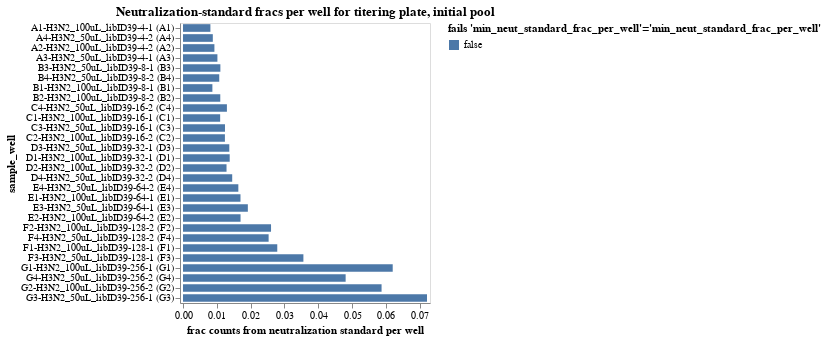

Notebook code cell kept with this figure:
### Markdown cell above
## Fraction of counts from neutralization standard
Determine the fraction of counts from the neutralization standard in each sample, and make sure this fraction passess the QC threshold.

### Code cell
neut_standard_fracs = (
    counts.assign(
        neut_standard_count=lambda x: x["count"] * x["neut_standard"].astype(int)
    )
    .groupby(
        ["well", "sample_well", 'dilution_factor'],
        dropna=False,
        as_index=False,
    )
    .aggregate(
        total_count=pd.NamedAgg("count", "sum"),
        neut_standard_count=pd.NamedAgg("neut_standard_count", "sum"),
    )
    .assign(
        neut_standard_frac=lambda x: x["neut_standard_count"] / x["total_count"],
        fails_qc=lambda x: (
            x["neut_standard_frac"] < 0.001
        ),
    )
)

neut_standard_fracs_chart = (
    alt.Chart(neut_standard_fracs)
    .encode(
        alt.X(
            "neut_standard_frac",
            title="frac counts from neutralization standard per well",
            scale=alt.Scale(nice=False, padding=3),
        ),
        alt.Y("sample_well", sort=sample_wells),
        alt.Color(
            "fails_qc",
            title=f"fails {'min_neut_standard_frac_per_well'=}",
            legend=alt.Legend(titleLimit=500),
        ),
        tooltip=[
            alt.Tooltip(c, format=".3g") if neut_standard_fracs[c].dtype == float else c
            for c in neut_standard_fracs.columns
        ],
    )
    .mark_bar(height={"band": 0.85})
    .properties(
        height=alt.Step(10),
        width=250,
        title=f"Neutralization-standard fracs per well for titering plate, initial pool",
    )
    .configure_axis(grid=False)
    .configure_legend(titleLimit=1000)
)

display(neut_standard_fracs_chart)

# drop wells failing QC
min_neut_standard_frac_per_well_drops = list(
    neut_standard_fracs.query("fails_qc")["well"]
)

### Figure 1 — Vega-Lite specification as saved in the notebook (floating-point values rounded to 4 significant figures; data arrays with more than 128 entries replaced by an {"elided": "..."} marker saying what was removed)
{"config": {"view": {"continuousWidth": 300, "continuousHeight": 300}, "axis": {"grid": false}, "legend": {"titleLimit": 1000}}, "data": {"name": "data-39758639c71409d00378e0f6b1c0c132"}, "mark": {"type": "bar", "height": {"band": 0.85}}, "encoding": {"color": {"field": "fails_qc", "legend": {"titleLimit": 500}, "title": "fails 'min_neut_standard_frac_per_well'='min_neut_standard_frac_per_well'", "type": "nominal"}, "tooltip": [{"field": "well", "type": "nominal"}, {"field": "sample_well", "type": "nominal"}, {"field": "dilution_factor", "type": "quantitative"}, {"field": "total_count", "type": "quantitative"}, {"field": "neut_standard_count", "type": "quantitative"}, {"field": "neut_standard_frac", "format": ".3g", "type": "quantitative"}, {"field": "fails_qc", "type": "nominal"}], "x": {"field": "neut_standard_frac", "scale": {"nice": false, "padding": 3}, "title": "frac counts from neutralization standard per well", "type": "quantitative"}, "y": {"field": "sample_well", "sort": {"elided": "140 str values"}, "type": "nominal"}}, "height": {"step": 10}, "title": "Neutralization-standard fracs per well for titering plate, initial pool", "width": 250, "$schema": "https://vega.github.io/schema/vega-lite/v5.16.3.json", "datasets": {"data-39758639c71409d00378e0f6b1c0c132": [{"well": "A1", "sample_well": "A1-H3N2_100uL_libID39-4-1 (A1)", "dilution_factor": 4, "total_count": 1428043, "neut_standard_count": 11569, "neut_standard_frac": 0.008101, "fails_qc": false}, {"well": "A2", "sample_well": "A2-H3N2_100uL_libID39-4-2 (A2)", "dilution_factor": 4, "total_count": 961374, "neut_standard_count": 8930, "neut_standard_frac": 0.009289, "fails_qc": false}, {"well": "A3", "sample_well": "A3-H3N2_50uL_libID39-4-1 (A3)", "dilution_factor": 4, "total_count": 1267559, "neut_standard_count": 12899, "neut_standard_frac": 0.01018, "fails_qc": false}, {"well": "A4", "sample_well": "A4-H3N2_50uL_libID39-4-2 (A4)", "dilution_factor": 4, "total_count": 1070939, "neut_standard_count": 9441, "neut_standard_frac": 0.008816, "fails_qc": false}, {"well": "B1", "sample_well": "B1-H3N2_100uL_libID39-8-1 (B1)", "dilution_factor": 8, "total_count": 777342, "neut_standard_count": 6756, "neut_standard_frac": 0.008691, "fails_qc": false}, {"well": "B2", "sample_well": "B2-H3N2_100uL_libID39-8-2 (B2)", "dilution_factor": 8, "total_count": 1027155, "neut_standard_count": 11321, "neut_standard_frac": 0.01102, "fails_qc": false}, {"well": "B3", "sample_well": "B3-H3N2_50uL_libID39-8-1 (B3)", "dilution_factor": 8, "total_count": 1295025, "neut_standard_count": 14310, "neut_standard_frac": 0.01105, "fails_qc": false}, {"well": "B4", "sample_well": "B4-H3N2_50uL_libID39-8-2 (B4)", "dilution_factor": 8, "total_count": 1333261, "neut_standard_count": 14291, "neut_standard_frac": 0.01072, "fails_qc": false}, {"well": "C1", "sample_well": "C1-H3N2_100uL_libID39-16-1 (C1)", "dilution_factor": 16, "total_count": 823689, "neut_standard_count": 9051, "neut_standard_frac": 0.01099, "fails_qc": false}, {"well": "C2", "sample_well": "C2-H3N2_100uL_libID39-16-2 (C2)", "dilution_factor": 16, "total_count": 1240995, "neut_standard_count": 15380, "neut_standard_frac": 0.01239, "fails_qc": false}, {"well": "C3", "sample_well": "C3-H3N2_50uL_libID39-16-1 (C3)", "dilution_factor": 16, "total_count": 1220281, "neut_standard_count": 15149, "neut_standard_frac": 0.01241, "fails_qc": false}, {"well": "C4", "sample_well": "C4-H3N2_50uL_libID39-16-2 (C4)", "dilution_factor": 16, "total_count": 1434093, "neut_standard_count": 18619, "neut_standard_frac": 0.01298, "fails_qc": false}, {"well": "D1", "sample_well": "D1-H3N2_100uL_libID39-32-1 (D1)", "dilution_factor": 32, "total_count": 724788, "neut_standard_count": 10009, "neut_standard_frac": 0.01381, "fails_qc": false}, {"well": "D2", "sample_well": "D2-H3N2_100uL_libID39-32-2 (D2)", "dilution_factor": 32, "total_count": 1182043, "neut_standard_count": 15215, "neut_standard_frac": 0.01287, "fails_qc": false}, {"well": "D3", "sample_well": "D3-H3N2_50uL_libID39-32-1 (D3)", "dilution_factor": 32, "total_count": 1130870, "neut_standard_count": 15481, "neut_standard_frac": 0.01369, "fails_qc": false}, {"well": "D4", "sample_well": "D4-H3N2_50uL_libID39-32-2 (D4)", "dilution_factor": 32, "total_count": 937065, "neut_standard_count": 13634, "neut_standard_frac": 0.01455, "fails_qc": false}, {"well": "E1", "sample_well": "E1-H3N2_100uL_libID39-64-1 (E1)", "dilution_factor": 64, "total_count": 910216, "neut_standard_count": 15470, "neut_standard_frac": 0.017, "fails_qc": false}, {"well": "E2", "sample_well": "E2-H3N2_100uL_libID39-64-2 (E2)", "dilution_factor": 64, "total_count": 1040704, "neut_standard_count": 17708, "neut_standard_frac": 0.01702, "fails_qc": false}, {"well": "E3", "sample_well": "E3-H3N2_50uL_libID39-64-1 (E3)", "dilution_factor": 64, "total_count": 740198, "neut_standard_count": 14193, "neut_standard_frac": 0.01917, "fails_qc": false}, {"well": "E4", "sample_well": "E4-H3N2_50uL_libID39-64-2 (E4)", "dilution_factor": 64, "total_count": 1339850, "neut_standard_count": 21925, "neut_standard_frac": 0.01636, "fails_qc": false}, {"well": "F1", "sample_well": "F1-H3N2_100uL_libID39-128-1 (F1)", "dilution_factor": 128, "total_count": 781586, "neut_standard_count": 21787, "neut_standard_frac": 0.02788, "fails_qc": false}, {"well": "F2", "sample_well": "F2-H3N2_100uL_libID39-128-2 (F2)", "dilution_factor": 128, "total_count": 940019, "neut_standard_count": 24471, "neut_standard_frac": 0.02603, "fails_qc": false}, {"well": "F3", "sample_well": "F3-H3N2_50uL_libID39-128-1 (F3)", "dilution_factor": 128, "total_count": 903987, "neut_standard_count": 32183, "neut_standard_frac": 0.0356, "fails_qc": false}, {"well": "F4", "sample_well": "F4-H3N2_50uL_libID39-128-2 (F4)", "dilution_factor": 128, "total_count": 746017, "neut_standard_count": 18889, "neut_standard_frac": 0.02532, "fails_qc": false}, {"well": "G1", "sample_well": "G1-H3N2_100uL_libID39-256-1 (G1)", "dilution_factor": 256, "total_count": 851566, "neut_standard_count": 52808, "neut_standard_frac": 0.06201, "fails_qc": false}, {"well": "G2", "sample_well": "G2-H3N2_100uL_libID39-256-2 (G2)", "dilution_factor": 256, "total_count": 1175220, "neut_standard_count": 69006, "neut_standard_frac": 0.05872, "fails_qc": false}, {"well": "G3", "sample_well": "G3-H3N2_50uL_libID39-256-1 (G3)", "dilution_factor": 256, "total_count": 1075033, "neut_standard_count": 77565, "neut_standard_frac": 0.07215, "fails_qc": false}, {"well": "G4", "sample_well": "G4-H3N2_50uL_libID39-256-2 (G4)", "dilution_factor": 256, "total_count": 840876, "neut_standard_count": 40440, "neut_standard_frac": 0.04809, "fails_qc": false}]}}
